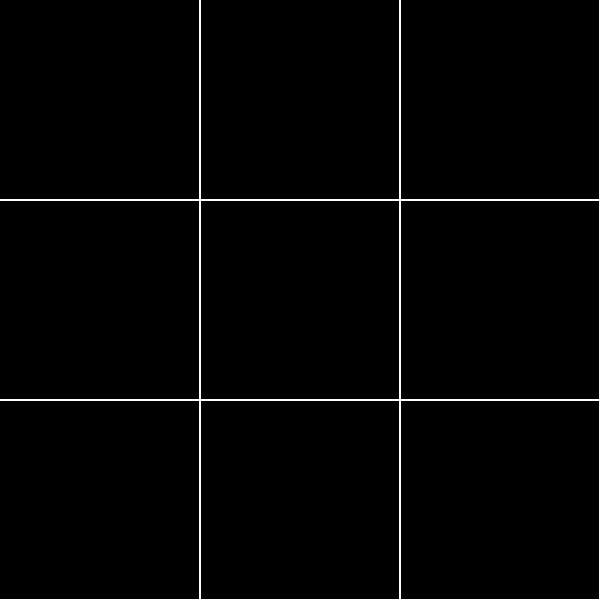
Frame 1 (no input)
Frame 60 (no input): identical to frame 1, image omitted
Frame 120 (the mouse pressed at the canvas centre since frame 60): identical to frame 1, image omitted

The p5.js sketch that drew this single still picture (run headless with seeded random() and noise() and a simulated clock; from frame 60 on, the mouse is pressed at the canvas centre):

// p5.js sketch
// ── sketch.js
/*
Author: Leire Irizarry
Description:
Week 3 Sketch Remake in p5.js
Interactive ball motion. Toggle grid collision with SPACE.
WASD to change ball velocity in a certain direction.
Click to begin the game.
*/

// global variables
var grid = [200, 400, 600]; // grid coordinates, run thru w/ for loop
var xPos;
var yPos;
var xVelocity = 1;
var yVelocity = 1;

// booleans
let start = false;
let gridActive = false;

// skeleton functions
function setup(){
  createCanvas(600, 600);
  background(0);
  strokeWeight(2);
}

function draw(){
  background(0);
  stroke(255, 255, 255);
  // for loop that itereates through every integer in the grid list
  for (let i = 0; i < grid.length; i++){
    line(grid[i], 0, grid[i], height);
    line(0, grid[i], width, grid[i]);
  }

  // if you started...
  if (start == true){
    noStroke();
    // ellipse(xPos, yPos, 200, 200); // tester to see if it's even working
    ellipse(xPos, yPos, 50, 50);

    // movement
    xPos += xVelocity;
    yPos += yVelocity;

    // boundaries (window)
    if (xPos > width - 25 || xPos < 25){
      xVelocity *= -1;
    }
    if (yPos > height - 25 || yPos < 25){
      yVelocity *= -1;
    }

    // grid
    if(gridActive){ // if space is pressed, toggles whether grid boundaries are active
    // check vertical lines
       if ((xPos >= 175 && xPos <= 225) ||
       (xPos >= 375 && xPos <= 425) ||
       xPos >= 575){
          xVelocity *= -1;
          fill(random(255), random(255), random(255));
      }
      if((yPos >= 175 && yPos <= 225) || (yPos >= 375 && yPos <= 425)){
        yVelocity *= -1;
        fill(random(255), random(255), random(255));
      }

    }
  }
}

// if you press a key...
function keyPressed(){
  if (key == ' '){
    gridActive = !gridActive;
  }
  if (key == 'w' || key == 'W'){
    yVelocity -= 1;
  }
  if (key == 's' || key == 'S'){
    yVelocity += 1;
  }
  if (key == 'a' || key == 'A'){
    xVelocity -= 1;
  }
  if (key == 'd' || key == 'D'){
    xVelocity += 1;
  }
}

function mouseClicked(){
  start = !start; // toggle start
  xPos = mouseX; 
  yPos = mouseY;
}
